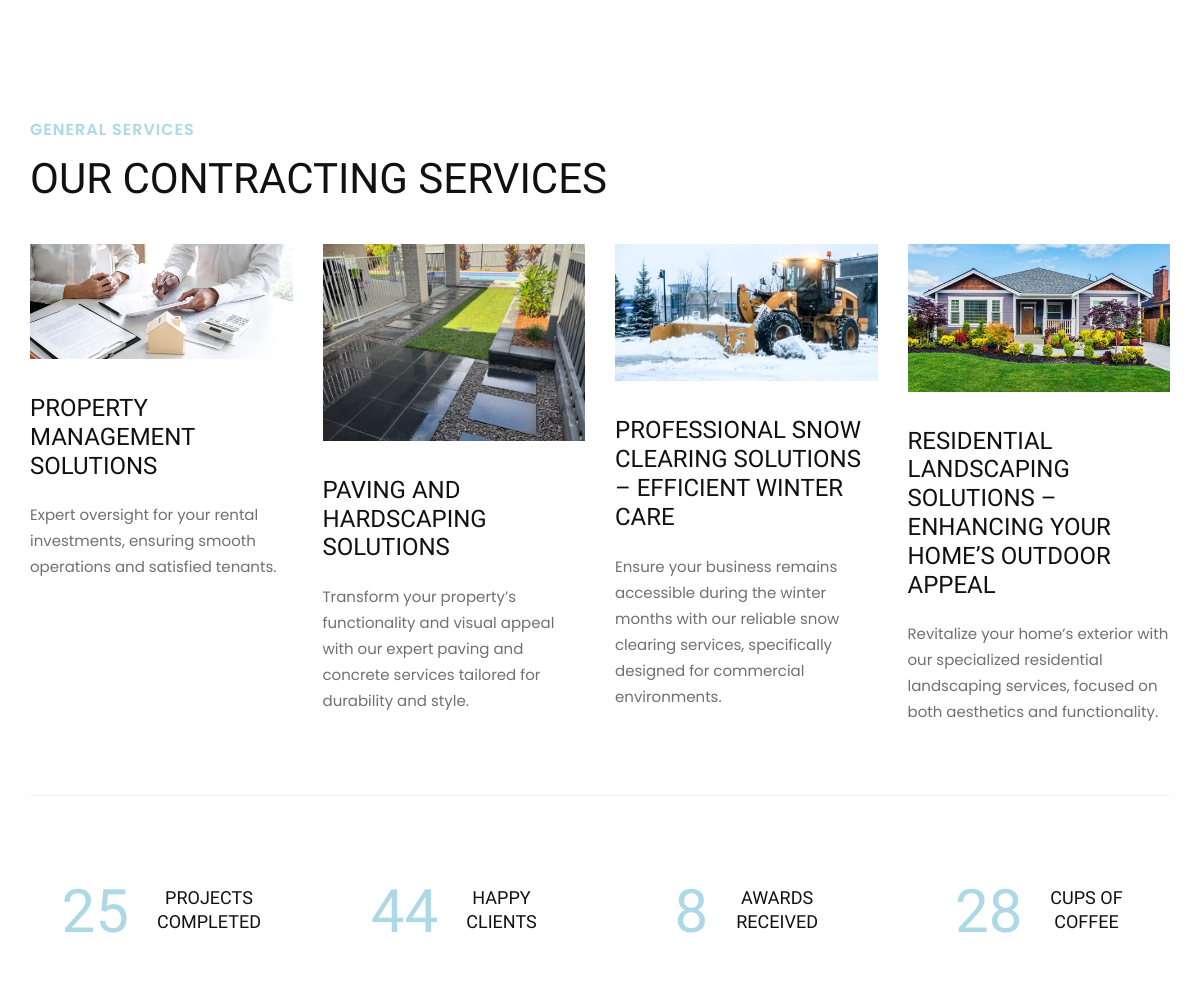
Before: / (middle part) with the older database file.
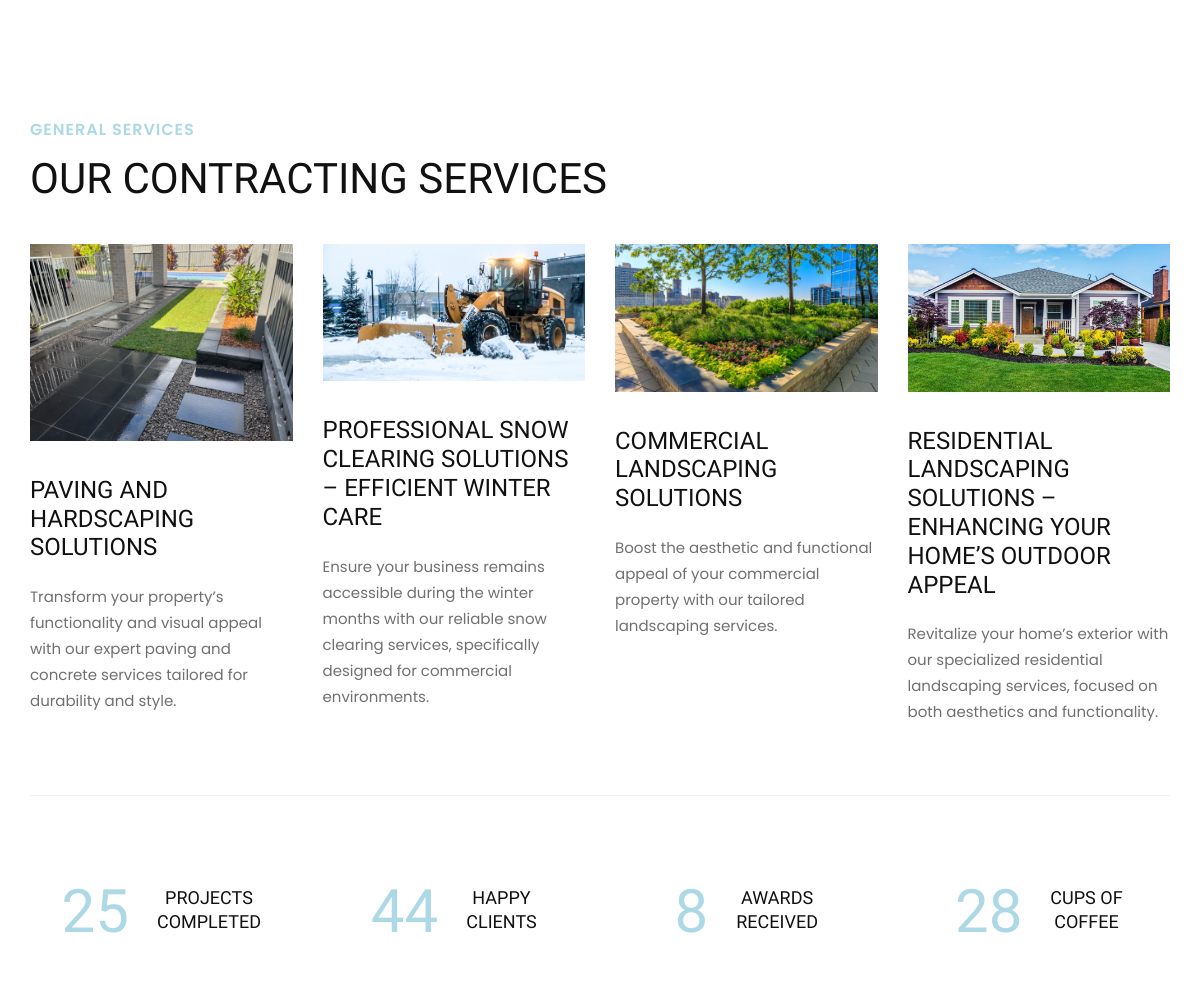
After: the same page with the newer database file.
### services/models.py (models this page shows, shortened)
class GeneralContracting(models.Model):
    title = models.CharField(max_length=100)
    description = models.CharField(max_length=250)
    image = models.ImageField(upload_to="general-services/", default="gen_service.png")
    home_pg_display = models.BooleanField(default=False)

### home/views.py (the view)
# urls.py: path("", views.home_page, name="home"),
def home_page(request):
    services = Service.objects.all()
    gen_services = GeneralContracting.objects.filter(home_pg_display = True)
    blogs = Blog.objects.filter(latest=True)
    context = {
        'services' : services,
        'blogs' : blogs,
        'gen_services' : gen_services,
    }
    return render(request, "home/index.html", context)

### home/context_processors.py (called while the page is built)
def default(request):
    services = Service.objects.all().order_by("-id")
    contact_details = ContactDetails.objects.first()
    return {
        "services" : services,
        "contact_details" : contact_details,
    }

### templates/home/index.html (shortened to what this page needs)
{% extends "partials/base.html" %}
{% load static %}
{% block content %}
    <section class="services spad">
        <div class="container">
            <div class="row">
                <div class="col-lg-12">
                    <div class="section-title">
                        <span>General Services</span>
                        <h2>OUR CONTRACTING SERVICES</h2>
                    </div>
                </div>
            </div>
            <div class="row">
                {% for g in gen_services %}
                <div class="col-lg-3 col-md-6 col-sm-6">
                    <div class="services__item">
                        <div class="hover-effect">
                            <img src="{{g.image.url}}" alt="">
                        </div>
                        <h4>{{g.title}}</h4>
                        <p>{{g.description}}</p>
                    </div>
                </div>
                {% endfor %}
            </div>
            <div class="counter__content">
                <div class="row">
                    <div class="col-lg-3 col-md-6 col-sm-6 stats-container">
                        <div class="counter__item">
                            <div class="counter__item__number">
                                <h2 class="count">30</h2>
                            </div>
                            <div class="counter__item__text">
                                <h5>Projects<br /> Completed</h5>
                            </div>
                        </div>
                    </div>
                    <div class="col-lg-3 col-md-6 col-sm-6 stats-container">
                        <div class="counter__item">
                            <div class="counter__item__number">
                                <h2 class="count">53</h2>
                            </div>
                            <div class="counter__item__text">
                                <h5>Happy<br /> Clients</h5>
                            </div>
                        </div>
                    </div>
                    <div class="col-lg-3 col-md-6 col-sm-6 stats-container">
                        <div class="counter__item">
                            <div class="counter__item__number">
                                <h2 class="count">9</h2>
                            </div>
                            <div class="counter__item__text">
                                <h5>Awards<br /> Received</h5>
                            </div>
                        </div>
                    </div>
                    <div class="col-lg-3 col-md-6 col-sm-6 stats-container">
                        <div class="counter__item">
                            <div class="counter__item__number">
                                <h2 class="count">34</h2>
                            </div>
                            <div class="counter__item__text">
                                <h5>Cups Of<br /> Coffee</h5>
                            </div>
                        </div>
                    </div>
                </div>
            </div>
        </div>
    </section>
{% endblock content %}

Changed rows visible on the page:
no longer on this page (row edited): GeneralContracting: image (picture), title "PROPERTY MANAGEMENT SOLUTIONS", description "Expert oversight for your rental investments, ensuring smooth operations and satisfied tenants."
now on this page (row edited): GeneralContracting: image (picture), title "COMMERCIAL LANDSCAPING SOLUTIONS", description "Boost the aesthetic and functional appeal of your commercial property with our tailored landscaping services."
